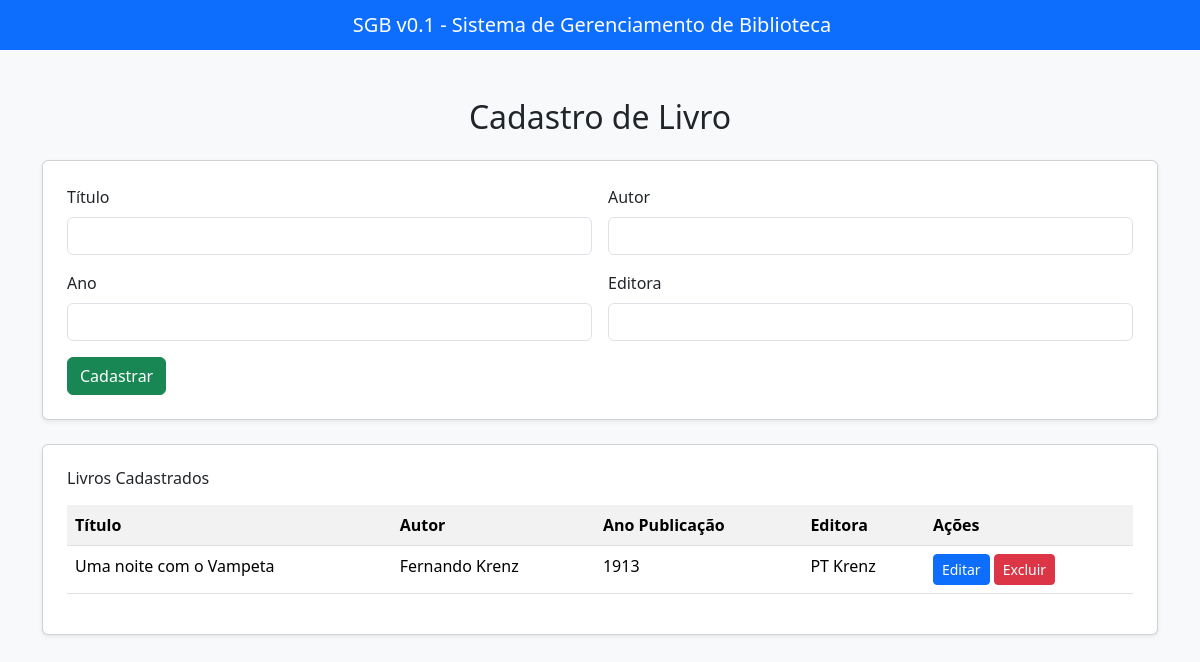
Page /livros/ on the earlier database version.
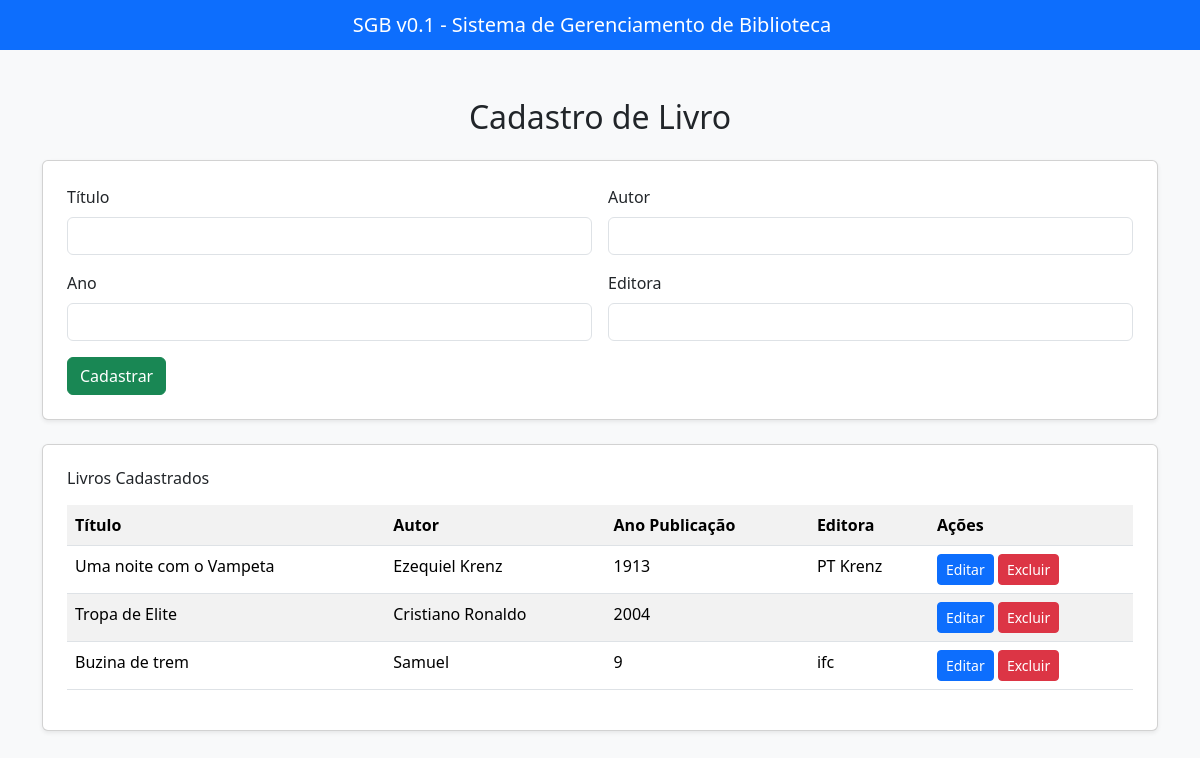
Same page on the later database version.
### sgb_livros/models.py (models this page shows)
class Livro(models.Model):
    titulo = models.CharField(max_length=200)
    autor = models.CharField(max_length=150)
    ano_publicacao = models.PositiveIntegerField()
    editora = models.CharField(max_length=100, blank=True, null=True)

### sgb_livros/views.py (the view, shortened to what this page needs)
# urls.py: path('', views.cadastra_livro, name='cadastra_livro'),
def cadastra_livro(request):
    livros = Livro.objects.all()
    return render(request, 'livros.html', {'livros': livros})

### sgb_livros/templates/livros.html (shortened to what this page needs)
<!DOCTYPE html>
<html lang="pt-br">
<head>
    <link href="https://cdn.jsdelivr.net/npm/bootstrap@5.3.8/dist/css/bootstrap.min.css" rel="stylesheet"
>
</head>
<body class="bg-light">
    <header>
        <nav class="navbar navbar-expand-lg navbar-dark bg-primary">
            <div class="container-fluid justify-content-center">
                <span class="navbar-brand mb-0 h1">SGB v0.1 - Sistema de Gerenciamento de Biblioteca</span>
            </div>
        </nav>
    </header>
    <div class="container mt-5">
        <h2 class="mb-4 text-center">Cadastro de Livro</h2>
        <div class="card p-4 mb-4 shadow-sm">
            <form action="" method="POST">
                <div class="row g-3">
                    <div class="col-md-6">
                        <label class="form-label">Título</label>
                        <input type="text" name="titulo" class="form-control"
                            value="{{ livro_editar.titulo|default:'' }}" required>
                    </div>
                    <div class="col-md-6">
                        <label class="form-label">Autor</label>
                        <input type="text" name="autor" class="form-control" value="{{ livro_editar.autor|default:'' }}"
                            required>
                    </div>
                    <div class="col-md-6">
                        <label class="form-label">Ano</label>
                        <input type="text" name="ano_publicacao" class="form-control"
                            value="{{ livro_editar.ano_publicacao|default:'' }}" required>
                    </div>
                    <div class="col-md-6">
                        <label class="form-label">Editora</label>
                        <input type="text" name="editora" class="form-control"
                            value="{{ livro_editar.editora|default:'' }}">
                    </div>
                </div>
                <div class="mt-3">
                    <button type="submit" class="btn btn-success">
                        {% if livro_editar %} Atualizar {% else %} Cadastrar {% endif %}
                    </button>
                </div>
            </form>
        </div>
        <div class="card p-4 shadow-sm">
            <h6 class="mb-3">Livros Cadastrados</h6>
            <table class="table table-striped table-hover">
                <tr>
                    <th>Título</th>
                    <th>Autor</th>
                    <th>Ano Publicação</th>
                    <th>Editora</th>
                    <th>Ações</th>
                </tr>
                {% for livro in livros %}
                <tr>
                    <td>{{ livro.titulo }}</td>
                    <td>{{ livro.autor }}</td>
                    <td>{{ livro.ano_publicacao }}</td>
                    <td>{{ livro.editora }}</td>
                    <td>
                        <a href="{% url 'edita_livro' livro.id %}" class="btn btn-sm btn-primary">Editar</a>
                        <a href="{% url 'exclui_livro' livro.id %}" class="btn btn-sm btn-danger" onclick="return confirm('Deseja excluir este livro?')">Excluir</a>
                    </td>
                </tr>
                {% empty %}
                <tr>
                    <td colspan="5" class="text-center">Nenhum livro cadastrado</td>
                </tr>
                {% endfor %}
            </table>
        </div>
    </div>
</body>
</html>

Differences in the rows shown:
changed Livro "Uma noite com o Vampeta": autor "Fernando Krenz" → "Ezequiel Krenz"
added Livro: titulo "Tropa de Elite", autor "Cristiano Ronaldo", ano_publicacao "2004"
added Livro: titulo "Buzina de trem", autor "Samuel", ano_publicacao "9", editora "ifc"
